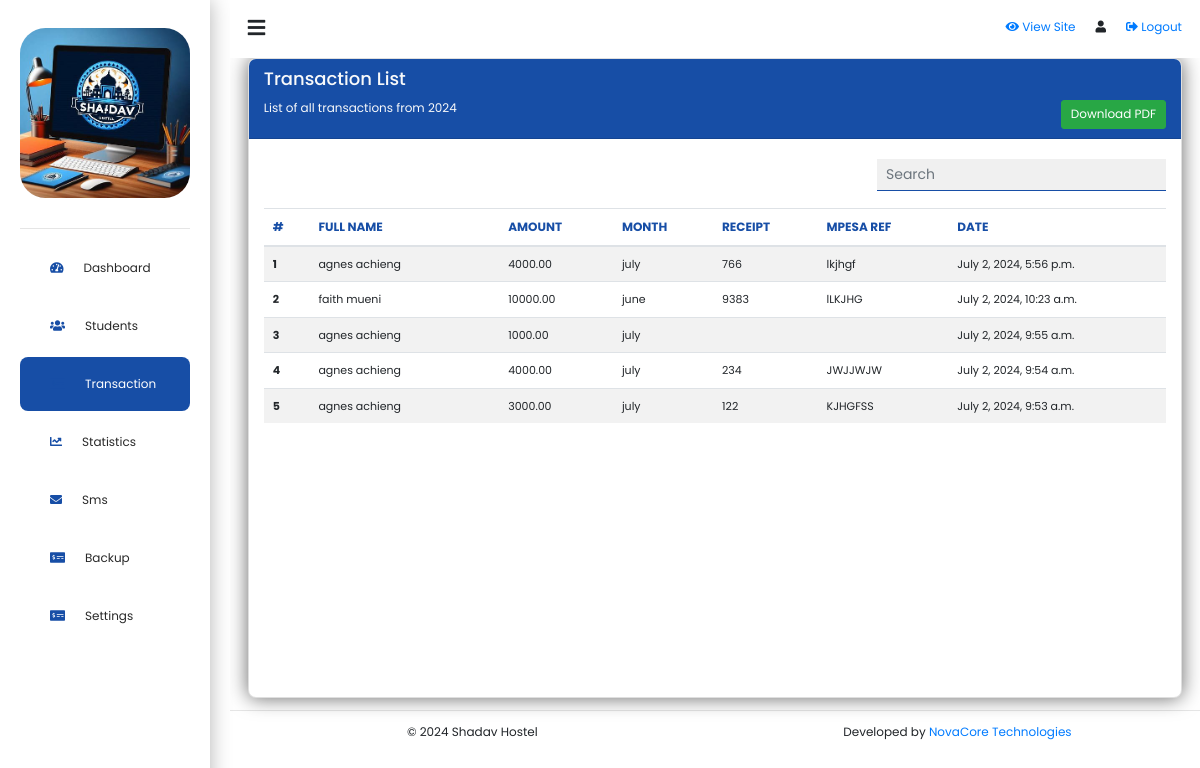
The app's page /transaction/, older data.
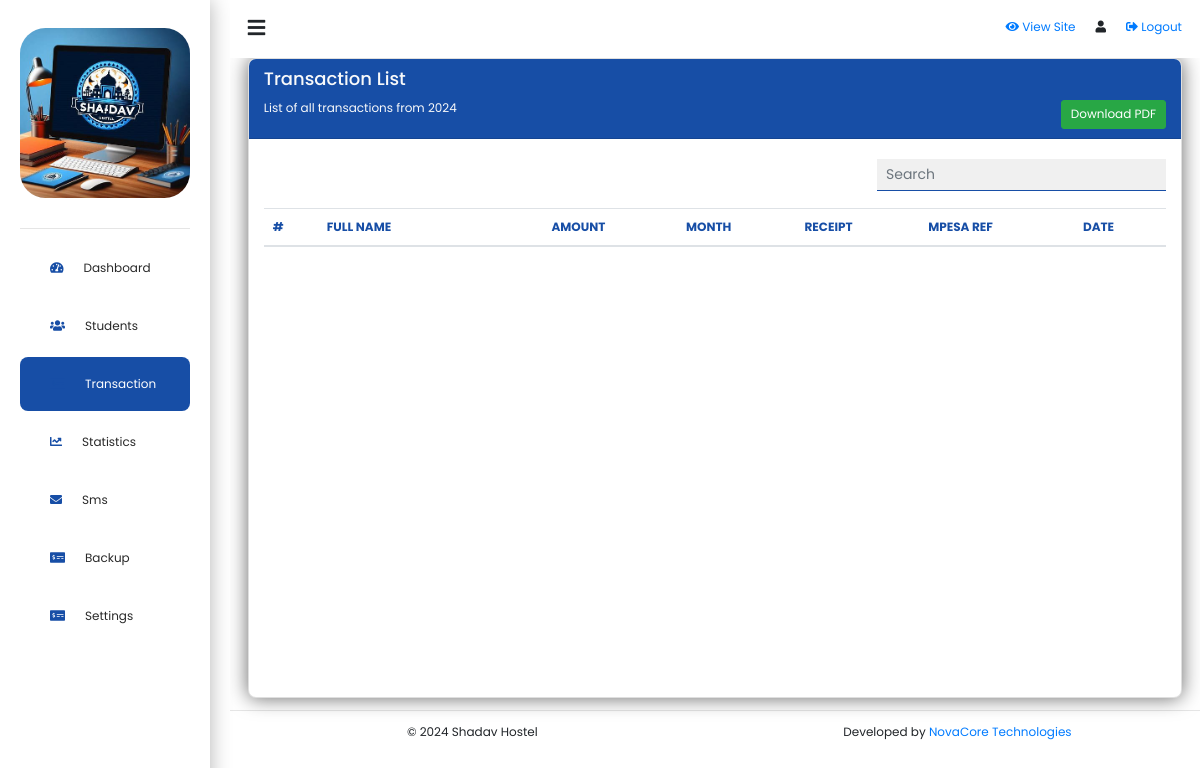
The same page, newer data.
### Tenants/models.py (models this page shows, shortened)
class RentPayment(models.Model):
    student = models.ForeignKey(Student, on_delete=models.CASCADE)
    amount = models.DecimalField(max_digits=10, decimal_places=2, default=0.00)
    month_paid = models.CharField(max_length=100)
    mpesa_ref = models.CharField(max_length=15)
    date_paid = models.DateTimeField(auto_now_add=True)
    reciept = models.CharField(max_length=15, null=True)

class Student(models.Model):
    user = models.OneToOneField(User, on_delete=models.CASCADE)
    room_number = models.CharField(max_length=10)
    rent_amount = models.DecimalField(max_digits=10, decimal_places=2, default=4000.00)
    has_food = models.BooleanField(default=False)
    arrears = models.DecimalField(max_digits=10, decimal_places=2, default=0.00)
    adm_date = models.DateField(null=True)
    number = models.CharField(max_length=15, null=True)

### Admin/views.py (the view)
# urls.py: path('transaction/', transaction, name='transaction'),
def transaction(request):
    students = Student.objects.all()
    rentpayment = RentPayment.objects.all().order_by('-date_paid')
    context = {
        "Students": students,
        "RentPayment": rentpayment
    }
    return render(request, 'transaction/transaction.html', context)

### Admin/templates/transaction/transaction.html (shortened to what this page needs)
{% extends '../base.html' %}
{% block content %}
<div class="row px-md-4 px-1 py-3 py-md-0">
    {% if user.is_superuser %}
    <div class="col-md-8 col-12">
    {% else %}
    <div class="col-md-12 col-12">
    {% endif %}
        <div class="card transaction_card">
            <div class="card-header text-light w-100 sticky-top container-fluid d-flex justify-content-between align-items-end" style="z-index: 100;">
                <div>
                    <h4 class="card-title">Transaction List</h4>
                    <p>List of all transactions from 2024 </p>
                </div>
                <div>
                    <a href="#" class="btn btn-success print_transactions">Download PDF</a>
                </div>
            </div>
            <div class="card-body container-fluid sticky-top" style="z-index: 220;">
                <div class="search_container w-100 d-flex justify-content-between">
                    <div class="form-group ">
                        <input type="text" name="search" id="search" class="form-control print_input_outline" placeholder="Search" aria-label="Search Transactions">
                    </div>
                </div>
                <div class="table-wrapper">
                    <table class="table table-striped">
                        <thead>
                            <tr>
                                <th scope="col">#</th>
                                <th scope="col" style="min-width: 120px;">FULL NAME</th>
                                <th scope="col">AMOUNT</th>
                                <th scope="col">MONTH</th>
                                <th scope="col">RECEIPT</th>
                                <th scope="col">MPESA REF</th>
                                <th scope="col">DATE</th>
                            </tr>
                        </thead>
                        <tbody id="transactionBody">
                            {% for payment in RentPayment %}
                                <tr>
                                    <th style="font-size: 11px;" scope="row">{{ forloop.counter }}</th>
                                    <td style="font-size: 11px;">{{ payment.student.user.first_name }} {{ payment.student.user.last_name }}</td>
                                    <td style="font-size: 11px;">{{ payment.amount }}</td>
                                    <td style="font-size: 11px;">{{ payment.month_paid }}</td>
                                    <td style="font-size: 11px;">{{ payment.reciept }}</td>
                                    <td style="font-size: 11px;">{{ payment.mpesa_ref }}</td>
                                    <td style="font-size: 11px;">{{ payment.date_paid }}</td>
                                </tr>
                            {% endfor %}
                        </tbody>
                    </table>
                </div>
            </div>
        </div>
    </div>
</div>
{% endblock %}

### Admin/templates/base.html (shortened to what this page needs)
<!DOCTYPE html>
<html lang="en">
<head>
    {% load static %}
    <link rel="stylesheet" href="https://stackpath.bootstrapcdn.com/bootstrap/4.5.2/css/bootstrap.min.css">
    <link rel="stylesheet" href="https://cdnjs.cloudflare.com/ajax/libs/font-awesome/5.15.1/css/all.min.css">
    <link rel="stylesheet" href="{% static 'style.css' %}">
</head>
<body>
    <div class="admin_page w-100">
        <div class="sidebar_container">
            <div class="web_title py-4 text-center">
                <div>
                    <img src="{% static 'shadavlogo.jpeg' %}" alt="" style="width: 100%; border-radius: 15%;">
                </div>
            </div>
            <hr>
            <div class="sidebar_items">
                <div class="sidebar_item {% if request.path == '/admin' %}active{% endif %}">
                    <a href="{% url 'home' %}">
                        <i class="fas fa-tachometer-alt"></i>
                        <span>Dashboard</span>
                    </a>
                </div>
                <div class="sidebar_item {% if request.path|slice:"1:" == 'students/' %}active{% endif %}">
                    <a href="{% url 'student' %}">
                        <i class="fas fa-users"></i>
                        <span>Students</span>
                    </a>
                </div>
                <div class="sidebar_item {% if request.path|slice:"1:" == 'transaction/' %}active{% endif %}">
                    <a href="{% url 'transaction' %}">
                        <i class="fas fa-money-check-alt"></i>
                        <span>Transaction</span>
                    </a>
                </div>
                <div class="sidebar_item {% if request.path|slice:"1:" == 'statistics/' %}active{% endif %}">
                    <a href="{% url 'underContruction' %}">
                        <i class="fa fa-chart-line"></i>
                        <span>Statistics</span>
                    </a>
                </div>
                <div class="sidebar_item {% if request.path|slice:"1:" == 'loan/' %}active{% endif %}">
                    <a href="{% url 'underContruction' %}">
                        <i class="fas fa-envelope"></i>
                        <span>Sms</span>
                    </a>
                </div>
                <div class="sidebar_item {% if request.path|slice:"1:" == 'loan/' %}active{% endif %}">
                    <a href="{% url 'backupPage' %}">
                        <i class="fas fa-money-check-alt"></i>
                        <span>Backup</span>
                    </a>
                </div>
                <div class="sidebar_item {% if request.path|slice:"1:" == 'loan/' %}active{% endif %}">
                    <a href="{% url 'underContruction' %}">
                        <i class="fas fa-money-check-alt"></i>
                        <span>Settings</span>
                    </a>
                </div>
            </div>
        </div>
        <div class="main_content">
            <div class="top_bar py-4 d-flex justify-content-between px-4 sticky-top" style="z-index: 1500; background-color: white;">
                <div class="top_bar_items">
                    <div class="fa fa-bars" id="toggleSidebarBtn" style="font-size: 20px;"></div>
                </div>
                <div class="top_bar_items d-flex" style="grid-gap: 20px;">
                    <div class="top_bar_item">
                        <a href="/admin_custom">
                            <i class="fas fa-eye"></i>
                            <span>View Site</span>
                        </a>
                    </div>
                    <div class="top_bar_item">
                        <i class="fas fa-user"></i>
                    </div>
                    <div class="top_bar_item">
                        <a href="{% url 'logout_view' %}">
                            <i class="fas fa-sign-out-alt"></i>
                            <span>Logout</span>
                        </a>
                    </div>
                </div>
            </div>
           {% block content %}
           {% endblock %}
        <footer>
            <hr>
            <div class="container">
                <div class="row">
                    <div class="col-md-6 col-12 text-center">
                        <p>&copy; 2024 Shadav Hostel</p>
                    </div>
                    <div class="col-md-6 col-12">
                        <p class="text-center
                        ">Developed by <a href="https://leston-five.vercel.com">NovaCore Technologies</a></p>
                    </div>
                </div>
            </div>
        </footer>
        </div>
    </div>
</body>
</html>

### Admin/static/style.css (style rules this page uses)
:root { --primary: "#174EA6"; }
* { margin: 0; padding: 0; box-sizing: border-box; font-size: 12px; }
body { font-family: 'Poppins', sans-serif; margin: 0; padding: 0; box-sizing: border-box; }
.admin_page { width: 100%; display: flex; gap: 20px; height: 100vh; overflow: hidden; }
.main_content { width: 100%; overflow: auto; }
.card { box-shadow: 0 0 20px rgba(0, 0, 0, 0.6); border-radius: 8px; }
.sidebar_container { height: 100vh; width: 250px; background: var(--primary); padding: 10px 20px; z-index: 1000; box-shadow: 0 0 20px rgba(0, 0, 0, 0.3); background-color: white; }
.sidebar_item { padding: 13px 20px; border-radius: 8px; margin: 4px 0; }
.sidebar_item.active { background: #174EA6; }
.sidebar_item.active a { color: white; }
.sidebar_item a { text-decoration: none; color: rgb(41, 41, 41); font-size: 20px; display: block; padding: 5px 10px; display: flex; gap: 20px; align-items: center; }
.card-header { background-color: #174EA6; }
table thead th { color: #174EA6; }

### Admin/templates/base.html (style rules this page uses)
.sidebar_item i { color: #174EA6; }

### Admin/templates/transaction/transaction.html (style rules this page uses)
.transaction_card { height: 80vh; overflow-y: auto; }
.table-wrapper { max-height: 400px; overflow-y: auto; overflow-x: auto; }
table.table { width: 100%; display: table; }
table.table thead { position: sticky; top: 0; background: white; z-index: 10; }
table.table td , th { overflow: hidden; text-overflow: ellipsis; white-space: nowrap; }
.print_input_outline { border: none; border-bottom: 1px solid #174EA6; background: rgb(240, 240, 240); color: #174EA6; font-size: 14px; border-radius: 0; margin: 5px 0; }

Row changes from the older to the newer data that the page shows:
removed RentPayment: student.user.first_name "agnes", student.user.last_name "achieng", amount "4000.00", month_paid "july", reciept "766", mpesa_ref "lkjhgf", date_paid "July 2, 2024, 5:56 p.m."
removed RentPayment: student.user.first_name "faith", student.user.last_name "mueni", amount "10000.00", month_paid "june", reciept "9383", mpesa_ref "lLKJHG", date_paid "July 2, 2024, 10:23 a.m."
removed RentPayment: student.user.first_name "agnes", student.user.last_name "achieng", amount "1000.00", month_paid "july", date_paid "July 2, 2024, 9:55 a.m."
removed RentPayment: student.user.first_name "agnes", student.user.last_name "achieng", amount "4000.00", month_paid "july", reciept "234", mpesa_ref "JWJJWJW", date_paid "July 2, 2024, 9:54 a.m."
removed RentPayment: student.user.first_name "agnes", student.user.last_name "achieng", amount "3000.00", month_paid "july", reciept "122", mpesa_ref "KJHGFSS", date_paid "July 2, 2024, 9:53 a.m."
